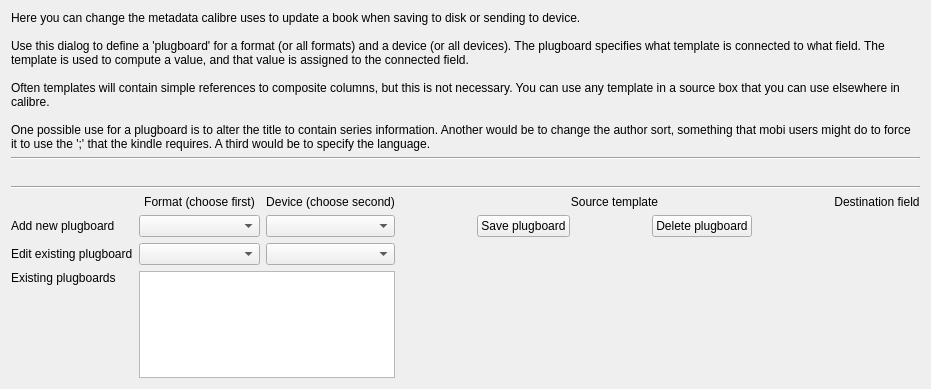
<?xml version="1.0" encoding="UTF-8"?>
<ui version="4.0">
 <class>Form</class>
 <widget class="QWidget" name="Form">
  <property name="geometry">
   <rect>
    <x>0</x>
    <y>0</y>
    <width>931</width>
    <height>389</height>
   </rect>
  </property>
  <property name="windowTitle">
   <string>Form</string>
  </property>
  <layout class="QGridLayout" name="gridLayout">
   <item row="0" column="0" colspan="2">
    <widget class="QLabel" name="label">
     <property name="text">
      <string>Here you can change the metadata calibre uses to update a book when saving to disk or sending to device.

Use this dialog to define a 'plugboard' for a format (or all formats) and a device (or all devices). The plugboard specifies what template is connected to what field. The template is used to compute a value, and that value is assigned to the connected field.

Often templates will contain simple references to composite columns, but this is not necessary. You can use any template in a source box that you can use elsewhere in calibre.

One possible use for a plugboard is to alter the title to contain series information. Another would be to change the author sort, something that mobi users might do to force it to use the ';' that the kindle requires. A third would be to specify the language.</string>
     </property>
     <property name="textFormat">
      <enum>Qt::PlainText</enum>
     </property>
     <property name="wordWrap">
      <bool>true</bool>
     </property>
    </widget>
   </item>
   <item row="1" column="0" colspan="2">
    <widget class="Line" name="line">
     <property name="orientation">
      <enum>Qt::Horizontal</enum>
     </property>
    </widget>
   </item>
   <item row="2" column="0" colspan="2">
    <widget class="QLabel" name="device_label"/>
   </item>
   <item row="3" column="0" colspan="2">
    <widget class="Line" name="line">
     <property name="orientation">
      <enum>Qt::Horizontal</enum>
     </property>
    </widget>
   </item>
   <item row="4" column="0">
    <layout class="QGridLayout" name="gridLayout_2">
     <item row="0" column="1">
      <widget class="QLabel" name="label_6">
       <property name="text">
        <string>Format (choose first)</string>
       </property>
       <property name="alignment">
        <set>Qt::AlignCenter</set>
       </property>
      </widget>
     </item>
     <item row="0" column="2">
      <widget class="QLabel" name="label_7">
       <property name="text">
        <string>Device (choose second)</string>
       </property>
       <property name="alignment">
        <set>Qt::AlignCenter</set>
       </property>
      </widget>
     </item>
     <item row="1" column="0">
      <widget class="QLabel" name="label_5">
       <property name="text">
        <string>Add new plugboard</string>
       </property>
      </widget>
     </item>
     <item row="1" column="1">
      <widget class="QComboBox" name="new_format"/>
     </item>
     <item row="1" column="2">
      <widget class="QComboBox" name="new_device"/>
     </item>
     <item row="2" column="0">
      <widget class="QLabel" name="label_4">
       <property name="text">
        <string>Edit existing plugboard</string>
       </property>
      </widget>
     </item>
     <item row="2" column="1">
      <widget class="QComboBox" name="edit_format"/>
     </item>
     <item row="2" column="2">
      <widget class="QComboBox" name="edit_device"/>
     </item>
     <item row="3" column="0">
      <widget class="QLabel" name="label_41">
       <property name="text">
        <string>Existing plugboards</string>
       </property>
       <property name="alignment">
        <set>Qt::AlignLeading|Qt::AlignLeft|Qt::AlignTop</set>
       </property>
      </widget>
     </item>
     <item row="3" column="1" colspan="2">
      <widget class="QListWidget" name="existing_plugboards">
       <property name="sizeIncrement">
        <size>
         <width>0</width>
         <height>0</height>
        </size>
       </property>
      </widget>
     </item>
     <item row="4" column="0">
      <spacer name="verticalSpacer">
       <property name="orientation">
        <enum>Qt::Vertical</enum>
       </property>
       <property name="sizeHint" stdset="0">
        <size>
         <width>20</width>
         <height>40</height>
        </size>
       </property>
      </spacer>
     </item>
    </layout>
   </item>
   <item row="4" column="1">
    <layout class="QGridLayout" name="fields_layout">
     <item row="0" column="0">
      <widget class="QLabel" name="label_2">
       <property name="text">
        <string>Source template</string>
       </property>
       <property name="alignment">
        <set>Qt::AlignCenter</set>
       </property>
      </widget>
     </item>
     <item row="0" column="1">
      <widget class="QLabel" name="label_3">
       <property name="text">
        <string>Destination field</string>
       </property>
       <property name="alignment">
        <set>Qt::AlignCenter</set>
       </property>
      </widget>
     </item>
     <item row="21" column="0">
      <spacer name="verticalSpacer_2">
       <property name="orientation">
        <enum>Qt::Vertical</enum>
       </property>
       <property name="sizeHint" stdset="0">
        <size>
         <width>20</width>
         <height>40</height>
        </size>
       </property>
      </spacer>
     </item>
     <item row="19" column="0">
      <layout class="QHBoxLayout" name="horizontalLayout">
       <item>
        <spacer name="horizontalSpacer_2">
         <property name="orientation">
          <enum>Qt::Horizontal</enum>
         </property>
         <property name="sizeHint" stdset="0">
          <size>
           <width>40</width>
           <height>20</height>
          </size>
         </property>
        </spacer>
       </item>
       <item>
        <widget class="QPushButton" name="ok_button">
         <property name="text">
          <string>Save plugboard</string>
         </property>
        </widget>
       </item>
       <item>
        <spacer name="horizontalSpacer">
         <property name="orientation">
          <enum>Qt::Horizontal</enum>
         </property>
         <property name="sizeHint" stdset="0">
          <size>
           <width>40</width>
           <height>20</height>
          </size>
         </property>
        </spacer>
       </item>
       <item>
        <widget class="QPushButton" name="del_button">
         <property name="text">
          <string>Delete plugboard</string>
         </property>
        </widget>
       </item>
       <item>
        <spacer name="horizontalSpacer_3">
         <property name="orientation">
          <enum>Qt::Horizontal</enum>
         </property>
         <property name="sizeHint" stdset="0">
          <size>
           <width>40</width>
           <height>20</height>
          </size>
         </property>
        </spacer>
       </item>
      </layout>
     </item>
    </layout>
   </item>
  </layout>
 </widget>
 <resources/>
 <connections/>
</ui>
